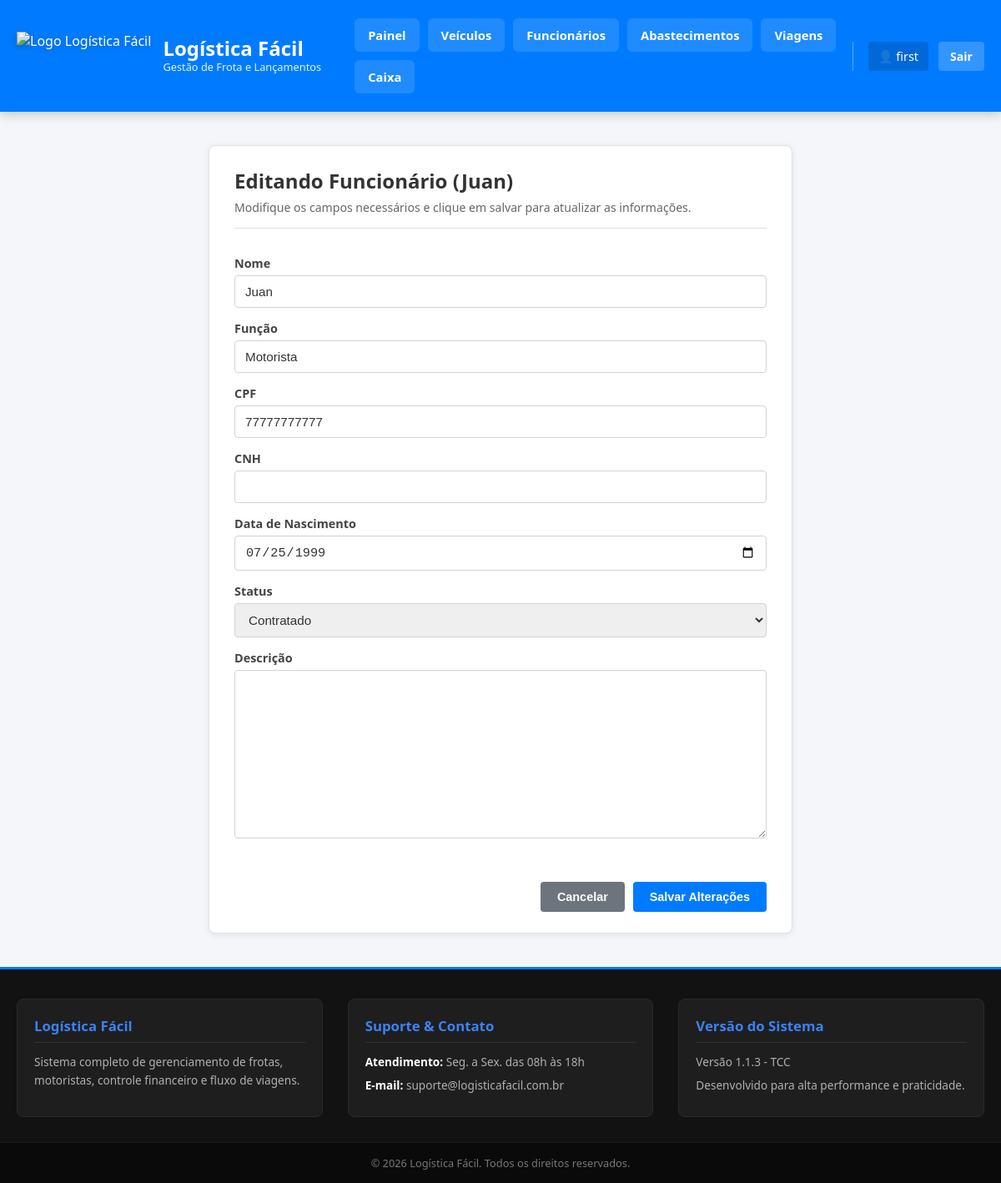
Screenshot of /funcionario/editar/4/ (signed in) with the database file from the repository.
### app/models.py (models this page shows, shortened)
class Funcionario(models.Model):
    id = models.BigAutoField(primary_key=True)
    usuario = models.ForeignKey(User, on_delete=models.CASCADE, verbose_name="Usuário", db_index=True)
    nome = models.CharField(max_length=150, verbose_name="Nome")
    funcao = models.CharField(max_length=100, verbose_name="Função")
    cpf = models.CharField(max_length=11, unique=True, verbose_name="CPF", db_index=True)
    cnh = models.CharField(max_length=11, unique=True, blank=True, null=True, verbose_name="CNH")
    data_nascimento = models.DateField(verbose_name="Data de Nascimento")
    descricao = models.TextField(blank=True, null=True, verbose_name="Descrição")
    status = models.ForeignKey(
        StatusFuncionario,
        on_delete=models.PROTECT,
        verbose_name="Status",
        blank=True,
        null=True
    )
    class Meta:
        db_table = 'funcionarios'
        verbose_name = "Funcionário"
        verbose_name_plural = "Funcionários"

### app/views.py (the view)
# urls.py: path('funcionario/editar/<int:pk>/', views.editar_funcionario, name='editar_funcionario'),
@login_required
def editar_funcionario(request, pk):
    funcionario = get_object_or_404(Funcionario, id=pk, usuario=request.user)
    if request.method == 'POST':
        form = FuncionarioForm(request.POST, instance=funcionario)
        if form.is_valid():
            form.save()
            messages.success(request, f"Cadastro de {funcionario.nome} atualizado com sucesso!")
            return redirect('lista_funcionario')
    else:
        form = FuncionarioForm(instance=funcionario)
    return render(request, 'enterprise/funcionario/editar_funcionario.html', {
        'form': form,
        'funcionario': funcionario
    })

### app/views.py
class FuncionarioForm(forms.ModelForm):
    class Meta:
        model = Funcionario
        fields = ['nome', 'funcao', 'cpf', 'cnh', 'data_nascimento', 'status', 'descricao']
        widgets = {
            'data_nascimento': forms.DateInput(
                attrs={'type': 'date'},
                format='%Y-%m-%d' # <-- Força o Django a renderizar como AAAA-MM-DD no HTML
            ),
        }
    def __init__(self, *args, **kwargs):
        super(FuncionarioForm, self).__init__(*args, **kwargs)
        if self.instance and self.instance.data_nascimento:
            self.initial['data_nascimento'] = self.instance.data_nascimento.strftime('%Y-%m-%d')

### app/models.py (called while the page is built)
    def __str__(self):
        return self.nome

### app/templates/enterprise/funcionario/editar_funcionario.html (shortened to what this page needs)
{% extends 'base.html' %}
{% load static %}
{% block extra_css %}
    <link rel="stylesheet" href="{% static 'css/content.css' %}?v=11.0">
{% endblock %}
{% block content %}
<div class="container_formulario-editar_funcionario">
    <h2 class="titulo_pagina-editar_funcionario">Editando Funcionário ({{ funcionario.nome }})</h2>
    <p class="subtitulo_pagina-editar_funcionario">Modifique os campos necessários e clique em salvar para atualizar as informações.</p>
    <hr class="divisor_pagina-editar_funcionario">
    <br>
    <form method="POST" class="formulario_padrao-editar_funcionario" id="form-editar_funcionario" novalidate>
        {% for field in form %}
            <div class="grupo_campo-editar_funcionario">
                <label class="rotulo_campo-editar_funcionario" for="{{ field.id_for_label }}">{{ field.label }}</label>
                {{ field }}
            </div>
        {% endfor %}
        <br>
        <div class="container_botoes_form-editar_funcionario">
            <a href="{% url 'lista_funcionario' %}" class="link_cancelar-editar_funcionario">
                <button type="button" class="btn_cancelar-editar_funcionario">Cancelar</button>
            </a>
            <button type="submit" class="btn_salvar-editar_funcionario" id="btn_salvar-editar_funcionario">Salvar Alterações</button>
        </div>
    </form>
</div>
{% endblock %}

### app/templates/base.html (shortened to what this page needs)
{% load static %}
<!DOCTYPE html>
<html lang="pt-BR">
<head>
    <link rel="stylesheet" href="{% static 'css/style.css' %}">
    {% block extra_css %}{% endblock %}
</head>
<body class="corpo-base">
    <header class="cabecalho-base">
        <div class="container_cabecalho-base">
            <div class="marca_cabecalho-base">
                <a href="{% if request.user.is_authenticated %}{% url 'home' %}{% else %}{% url 'login' %}{% endif %}" class="link_logo-base">
                    <img src="{% static 'img/logo_caminhao.png' %}" alt="Logo Logística Fácil" class="img_logo-base">
                    <div class="texto_marca-base">
                        <span class="titulo_sistema-base">Logística Fácil</span>
                        <span class="subtitulo_sistema-base">Gestão de Frota e Lançamentos</span>
                    </div>
                </a>
            </div>
            {% if request.user.is_authenticated %}
                <nav class="navegacao-base" id="navegacaoBase">
                    <div class="links_navegacao-base">
                        <a href="{% url 'home' %}" class="item_link-base">Painel</a>
                        <a href="{% url 'lista_veiculos' %}" class="item_link-base">Veículos</a>
                        <a href="{% url 'lista_funcionario' %}" class="item_link-base">Funcionários</a>
                        <a href="{% url 'lista_abastecida' %}" class="item_link-base">Abastecimentos</a>
                        <a href="{% url 'lista_viagem' %}" class="item_link-base">Viagens</a>
                        <a href="{% url 'lista_caixa' %}" class="item_link-base">Caixa</a>
                    </div>
                    <div class="usuario_info-base">
                        <a href="{% url 'perfil_user' %}" class="link_perfil_usuario-base" title="Acessar Perfil">
                            👤 {{ request.user.username }}
                        </a>
                        <a href="{% url 'logout' %}" class="btn_sair-base">Sair</a>
                    </div>
                </nav>
            {% endif %}
        </div>
    </header>
    <main class="conteudo_principal-base">
        {% block content %}{% endblock %}
    </main>
    <footer class="rodape-base">
        <div class="container_rodape-base">
            <div class="coluna_rodape-base">
                <h4 class="titulo_coluna-base">Logística Fácil</h4>
                <p class="texto_coluna-base">Sistema completo de gerenciamento de frotas, motoristas, controle financeiro e fluxo de viagens.</p>
            </div>
            <div class="coluna_rodape-base">
                <h4 class="titulo_coluna-base">Suporte & Contato</h4>
                <p class="item_contato-base"><strong>Atendimento:</strong> Seg. a Sex. das 08h às 18h</p>
                <p class="item_contato-base"><strong>E-mail:</strong> suporte@logisticafacil.com.br</p>
            </div>
            <div class="coluna_rodape-base">
                <h4 class="titulo_coluna-base">Versão do Sistema</h4>
                <p class="texto_coluna-base">Versão 1.1.3 - TCC</p>
                <p class="texto_coluna-base">Desenvolvido para alta performance e praticidade.</p>
            </div>
        </div>
        <div class="copia_direitos-base">
            &copy; {% now "Y" %} Logística Fácil. Todos os direitos reservados.
        </div>
    </footer>
</body>
</html>

### app/static/css/style.css (style rules this page uses)
* { box-sizing: border-box; margin: 0; padding: 0; }
:root { --cor-primaria-base: #007bff; --cor-primaria-hover-base: #0056b3; --cor-sucesso-base: #28a745; --cor-perigo-base: #dc3545; --cor-cinza-escuro-base: #1a1a1a; --cor-fundo-pagina-base: #f4f6f9; --cor-fundo-rodape-base: #121212; --cor-fundo-rodape-card-base: #1e1e1e; --cor-texto-rodape-base: #b0b0b0; --cor-borda-base: #dee2e6; --fonte-padrao-base: 'Segoe UI', Roboto, Helvetica, Arial, sans-serif; }
body.corpo-base { background-color: var(--cor-fundo-pagina-base); font-family: var(--fonte-padrao-base); color: #333333; display: flex; flex-direction: column; min-height: 100vh; }
.cabecalho-base { background-color: var(--cor-primaria-base); color: #ffffff; box-shadow: 0 4px 12px rgba(0, 0, 0, 0.18); position: sticky; top: 0; z-index: 1000; padding: 22px 0; }
.container_cabecalho-base { max-width: 1200px; margin: 0 auto; padding: 0 20px; display: flex; justify-content: space-between; align-items: center; gap: 20px; }
.marca_cabecalho-base { display: flex; align-items: center; flex-shrink: 0; }
.link_logo-base { display: flex; align-items: center; gap: 14px; text-decoration: none; color: #ffffff; }
.img_logo-base { height: 58px; width: auto; object-fit: contain; filter: drop-shadow(0px 2px 4px rgba(0,0,0,0.2)); }
.texto_marca-base { display: flex; flex-direction: column; }
.titulo_sistema-base { font-size: 1.5rem; font-weight: 700; line-height: 1.1; white-space: nowrap; }
.subtitulo_sistema-base { font-size: 0.8rem; opacity: 0.9; white-space: nowrap; }
.navegacao-base { display: flex; align-items: center; justify-content: space-between; width: 100%; margin-left: 20px; }
.links_navegacao-base { display: flex; align-items: center; gap: 10px; flex-wrap: wrap; }
.item_link-base { color: #ffffff; text-decoration: none; font-weight: 600; font-size: 0.92rem; padding: 10px 16px; border-radius: 6px; background-color: rgba(255, 255, 255, 0.12); transition: all 0.2s ease; white-space: nowrap; }
.usuario_info-base { display: flex; align-items: center; gap: 12px; border-left: 1px solid rgba(255, 255, 255, 0.35); padding-left: 18px; flex-shrink: 0; }
.link_perfil_usuario-base { color: #ffffff; text-decoration: none; font-size: 0.9rem; padding: 8px 12px; border-radius: 4px; background-color: rgba(0, 0, 0, 0.15); transition: background-color 0.2s; white-space: nowrap; }
.btn_sair-base, .btn_login-base { background-color: rgba(255, 255, 255, 0.2); color: #ffffff; text-decoration: none; padding: 8px 14px; border-radius: 4px; font-size: 0.88rem; font-weight: bold; transition: background-color 0.2s; white-space: nowrap; }
.conteudo_principal-base { flex: 1; max-width: 1200px; width: 100%; margin: 20px auto; padding: 0 20px; }
.rodape-base { background-color: var(--cor-fundo-rodape-base); color: #ffffff; margin-top: auto; padding-top: 35px; border-top: 3px solid var(--cor-primaria-base); }
.container_rodape-base { max-width: 1200px; margin: 0 auto; padding: 0 20px; display: grid; grid-template-columns: repeat(3, 1fr); gap: 30px; }
.coluna_rodape-base { background-color: var(--cor-fundo-rodape-card-base); padding: 20px; border-radius: 8px; border: 1px solid #2a2a2a; }
.titulo_coluna-base { color: #3b82f6; font-size: 1.05rem; margin-bottom: 12px; border-bottom: 1px solid #333333; padding-bottom: 8px; }
.texto_coluna-base, .item_contato-base { color: var(--cor-texto-rodape-base); font-size: 0.85rem; line-height: 1.6; margin-bottom: 6px; }
.item_contato-base strong { color: #ffffff; }
.copia_direitos-base { text-align: center; padding: 15px; margin-top: 30px; background-color: #0a0a0a; font-size: 0.8rem; color: #777777; border-top: 1px solid #1a1a1a; }

### rows the page displays
Funcionario: nome "Juan", form "Juan" "Motorista" "77777777777" "07/25/1999" "Contratado"

### other values shown
{{ request.user.username }} "first"
{{ field.label }} "Nome" "Função" "CPF" "CNH" "Data de Nascimento" "Status" "Descrição"
